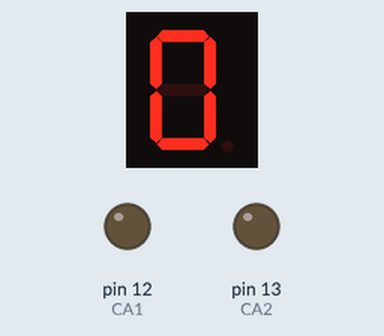
Bench run of a sketch on a simulated Arduino Uno, built with avr-gcc and run on an emulated ATmega328P. On the bench: 1-digit seven-segment display, output pins drawn as LEDs (lit = HIGH). Wiring (inferred from the names in the program): 1-digit 7-segment display, segments lit when LOW: segments pin 3, pin 2, pin 6, pin 8, pin 7, pin 4, pin 5. The segment pins are drawn as the display they are named for; pins used as bus, display or sensor lines are not drawn.

Above: at 0.1 s.
At 1.1 s:
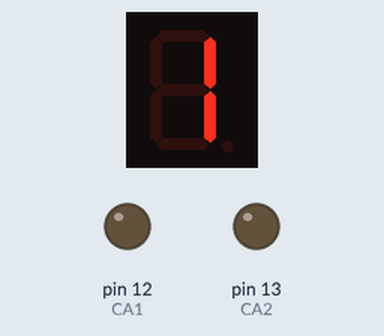
At 2.1 s:
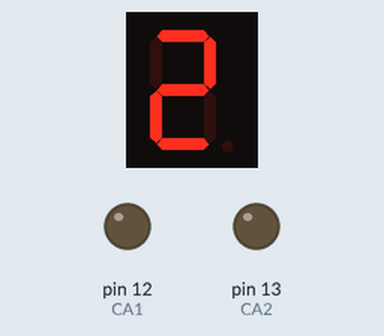
At 4.1 s:
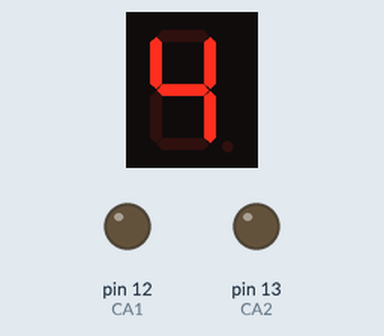
At 6.1 s:
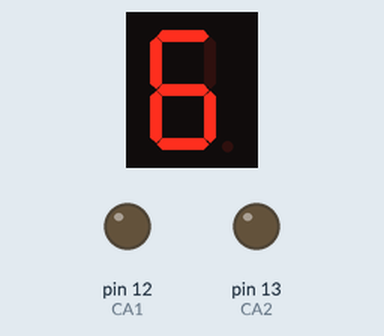
At 9.1 s:
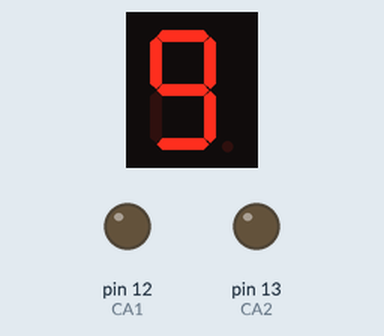

The sketch:

seg_display.ino
```cpp
#define A 3
#define B 2
#define C 6
#define D 8
#define E 7
#define F_SEG 4
#define G 5
// Pins driving common anodes
#define CA1 12
#define CA2 13

// Pins for A B C D E F G, in sequence
const int segs[7] = { A, B, C, D, E, F_SEG, G };
// Segments that make each number
const byte numbers[10] = {
  0b1000000, 0b1111001, 0b0100100, 0b0110000,
  0b0011001, 0b0010010, 0b0000010, 0b1111000,
  0b0000000, 0b0010000 };

void setup() {
  pinMode(A, OUTPUT);
  pinMode(B, OUTPUT);
  pinMode(C, OUTPUT);
  pinMode(D, OUTPUT);
  pinMode(E, OUTPUT);
  pinMode(F_SEG, OUTPUT);
  pinMode(G, OUTPUT);
  pinMode(CA1, OUTPUT);
  pinMode(CA2, OUTPUT);
}

void loop() {
  for (int digit1=0; digit1 < 10; digit1++) {
    for (int digit2=0; digit2 < 10; digit2++) {
      unsigned long startTime = millis();
      for (unsigned long elapsed=0; elapsed < 600;
          elapsed = millis() - startTime) {
        lightDigit2(numbers[digit2]);
        delay(500);
      }
    }
  }
}

void lightDigit2(byte number) {
  lightSegments(number);
}

void lightSegments(byte number) {
  for (int i = 0; i < 7; i++) {
    int bit = bitRead(number, i);
    digitalWrite(segs[i], bit);
  }
}
```

Measured:
- by itself, everything shown: repeats every 10.0 s, in 10 steps
- what the display in image 1 shows lasts 1.0 s, from 1.0 s to 2.0 s
